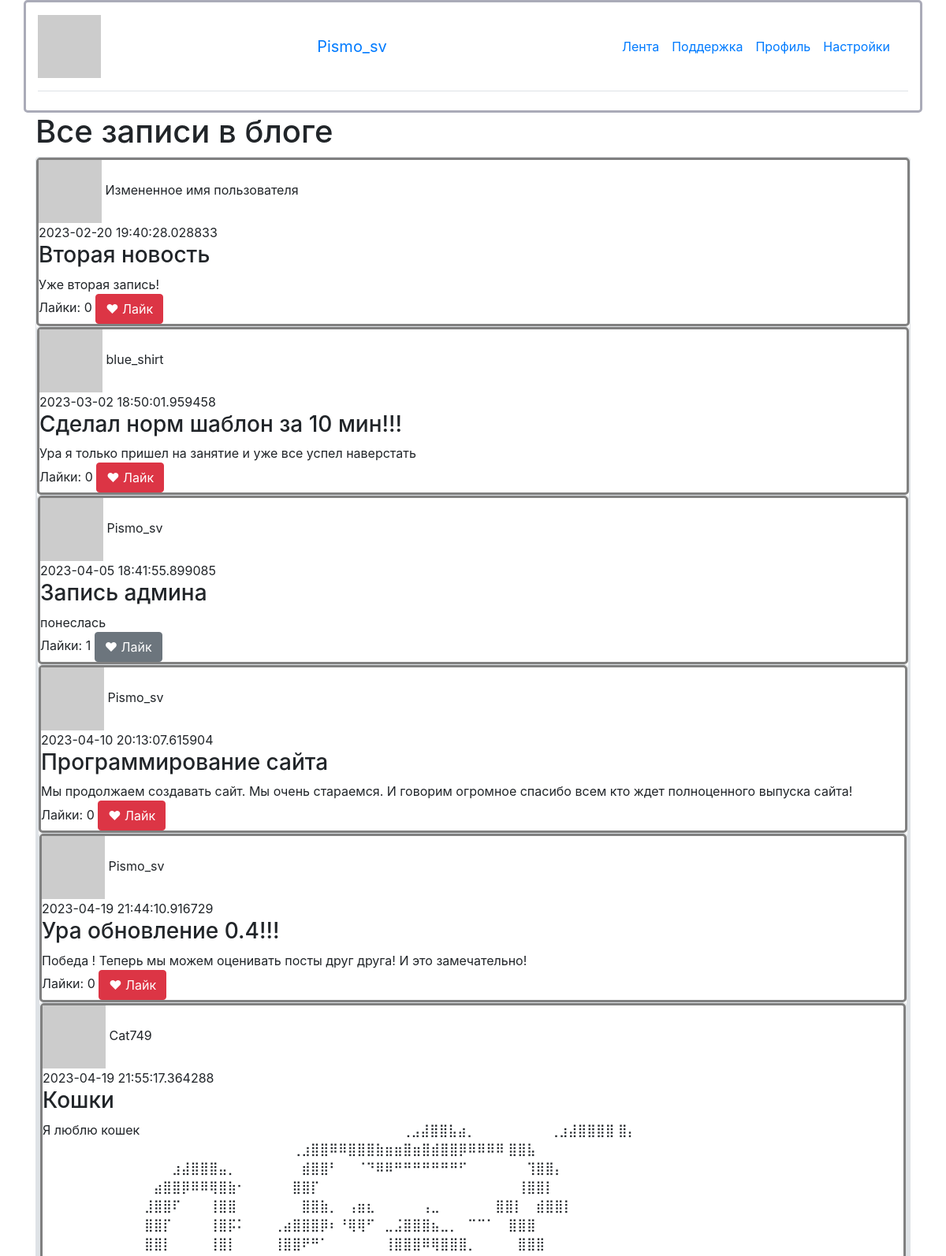
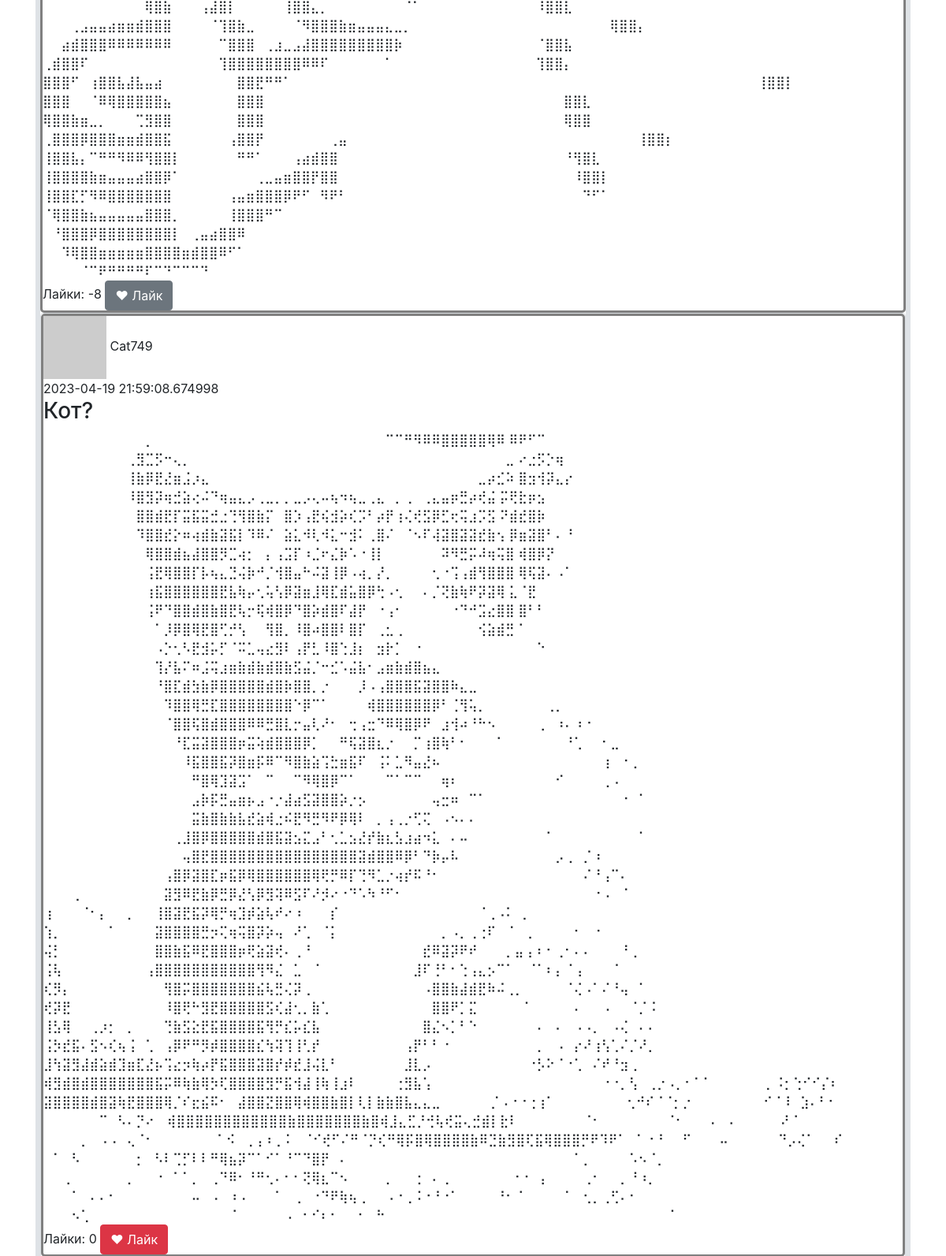
Page / (signed in, upper part) on the committed database (2 pictures, top to bottom).
### data/users.py (models this page shows, shortened)
class User(SqlAlchemyBase, UserMixin):
    __tablename__ = 'users'
    id = sqlalchemy.Column(sqlalchemy.Integer,
                           primary_key=True, autoincrement=True)
    name = sqlalchemy.Column(sqlalchemy.String, nullable=True)
    about = sqlalchemy.Column(sqlalchemy.String, nullable=True)
    email = sqlalchemy.Column(sqlalchemy.String,
                              index=True, unique=True, nullable=True)
    hashed_password = sqlalchemy.Column(sqlalchemy.String, nullable=True)
    created_date = sqlalchemy.Column(sqlalchemy.DateTime,
                                     default=datetime.datetime.now)
    news = orm.relationship("News", back_populates='user')
    def avatar(self, size):
        digest = md5(self.email.lower().encode('utf-8')).hexdigest()
        return 'https://www.gravatar.com/avatar/{}?d=identicon&s={}'.format(
            digest, size)

### data/news.py (models this page shows)
class News(SqlAlchemyBase):
    __tablename__ = 'news'
    id = sqlalchemy.Column(sqlalchemy.Integer,
                           primary_key=True, autoincrement=True)
    title = sqlalchemy.Column(sqlalchemy.String, nullable=True)
    content = sqlalchemy.Column(sqlalchemy.String, nullable=True)
    created_date = sqlalchemy.Column(sqlalchemy.DateTime,
                                     default=datetime.datetime.now)
    is_private = sqlalchemy.Column(sqlalchemy.Boolean, default=True)
    user_id = sqlalchemy.Column(sqlalchemy.Integer,
                                sqlalchemy.ForeignKey("users.id"))
    likes = sqlalchemy.Column(sqlalchemy.Integer, default=0)
    liked_users = sqlalchemy.Column(sqlalchemy.String)
    user = orm.relationship('User')

### main.py (the view)
@app.route("/")
def index():
    db_sess = db_session.create_session()
    if current_user.is_authenticated:
        news = db_sess.query(News).filter(
            (News.user == current_user) | (News.is_private != True))
    else:
        news = db_sess.query(News).filter(News.is_private != True)
    return render_template("index.html", news=news)

### data/db_session.py (called while the page is built)
def create_session() -> Session:
    global __factory
    return __factory()

### main.py (called while the page is built)
@login_manager.user_loader
def load_user(user_id):
    db_sess = db_session.create_session()
    return db_sess.query(User).get(user_id)

### templates/index.html (shortened to what this page needs)
{% extends "base.html" %}
{% block content %}
<h1>Все записи в блоге</h1>
{% for item in news%}
<div class="col-md6 border rounded" >
    <div>
        <img src="{{item.user.avatar(40)}}">
        <span>{{item.user.name}}<span/><br>
        <span>{{item.created_date}}<span/>
        <h3 id="{{item.id}}">{{item.title}}</h3>
        {{item.content}}
        <br>
        <span >Лайки: {{item.likes}}<span/>
        {% if current_user.is_authenticated %}
            {% if not item.liked_users %}
                <a href="{{ url_for('like', news_id=item.id) }}", class="btn btn-danger">
                ❤ Лайк
                </a>
            {% elif current_user.name not in item.liked_users%}
                <a href="{{ url_for('like', news_id=item.id) }}" class="btn btn-danger">
                ❤ Лайк
                </a>
            {% elif current_user.name in item.liked_users %}
                <a href="{{ url_for('dislike', news_id=item.id) }}" class="btn btn-secondary">
                ❤ Лайк
                </a>
            {% endif %}
        {% endif %}
</div>
{% endfor %}
{% endblock %}

### templates/base.html (shortened to what this page needs)
<!doctype html>
<html lang="en">
<head>
    <link rel="stylesheet"
          href="https://stackpath.bootstrapcdn.com/bootstrap/4.4.1/css/bootstrap.min.css"
>
</head>
<body>
<header>
    <div class="container" style="background-color: white; border:#aaabb8 solid; ">
        <header class="d-flex flex-wrap align-items-center justify-content-center justify-content-md-between py-3 mb-4 border-bottom">
            {% if current_user.is_authenticated %}
            <img src="{{current_user.avatar(80)}}">
            <a class="navbar-brand" href="/logout">{{ current_user.name }}</a>
            {% endif %}
            <ul class="nav col-12 col-md-auto mb-2 justify-content-center mb-md-0">
                <li><a href="/" class="nav-link px-2 link-secondary">Лента</a></li>
                <li><a href="#" class="nav-link px-2">Поддержка</a></li>
                <li><a href="/profile" class="nav-link px-2">Профиль</a></li>
                <li><a href="#" class="nav-link px-2" style="">Настройки</a></li>
        </header>
    </div>
</header>
<main role="main" class="container">
    {% block content %}{% endblock %}
</main>
</body>
</html>

### templates/base.html (style rules this page uses)
body { background: url(https://img.freepik.com/free-photo/white-concrete-wall_53876-92803.jpg?w=1380&t=st=1681221851~exp=1681222451~hmac=b56127937686b29879128f878f829b32c23de93e679daa4056adbcf6740c8b92); background-color: #AAABB8 background-repeat: repeat-x; background-repeat: repeat-y; background-size: 100%; }

### templates/index.html (style rules this page uses)
div { background: white; border: solid gray; border-radius: 5px; }

### rows in the picture
User: name "Pismo_sv"
News: user.name "Измененное имя пользователя", created_date "2023-02-20 19:40:28.028833", title "Вторая новость", content "Уже вторая запись!", likes "0"
News: user.name "blue_shirt", created_date "2023-03-02 18:50:01.959458", title "Сделал норм шаблон за 10 мин!!!", content "Ура я только пришел на занятие и уже все успел наверстать", likes "0"
News: user.name "Pismo_sv", created_date "2023-04-05 18:41:55.899085", title "Запись админа", content "понеслась", likes "1"
News: user.name "Pismo_sv", created_date "2023-04-10 20:13:07.615904", title "Программирование сайта", content "Мы продолжаем создавать сайт. Мы очень стараемся. И говорим огромное спасибо всем кто ждет полноценного выпуска сайта!", likes "0"
News: user.name "Pismo_sv", created_date "2023-04-19 21:44:10.916729", title "Ура обновление 0.4!!!", content "Победа ! Теперь мы можем оценивать посты друг друга! И это замечательно!", likes "0"
News: user.name "Cat749", created_date "2023-04-19 21:55:17.364288", title "Кошки", content "Я люблю кошек ⠀⠀⠀⠀⠀⠀⠀⠀⠀⠀⠀⠀⠀⠀⠀⠀⠀⠀⠀⠀⠀⠀⠀⠀⠀⠀⠀⠀⢀⣠⣼⣿⣿⣧⣴⡀⠀⠀⠀⠀⠀⠀⠀⠀⢀⣰⣼⣿⣿⣿⣿ ⣿⡄⠀⠀⠀⠀⠀⠀⠀ ⠀⠀⠀⠀⠀⠀⠀⠀⠀⠀⠀⠀⠀⠀⠀⠀⠀⠀⠀⠀⠀⠀⠀⠀⠀⠀⠀⢀⣰⣿⣿⠿⠿⣿⣿⣿⣷⣶⣶⣿⣶⣿⣾⣿⣿⡿⠿⠿⠿⠿ ⣿⣿⣧⠀⠀⠀⠀⠀⠀ ⠀⠀⠀⠀⠀⠀⠀⠀⠀⠀⠀⠀⠀⠀⣰⣼⣿⣿⣿⣤⡀⠀⠀⠀⠀⠀⠀⠀⣾⣿⣿⠃⠀⠀⠈⠙⠿⠿⠛⠛⠛⠛⠛⠛⠛⠋⠀⠀⠀⠀⠀⠀ ⢹⣿⣿⡄⠀⠀⠀⠀ ⠀⠀⠀⠀⠀⠀⠀⠀⠀⠀⠀⠀⣴⣿⣿⡿⠿⠿⢿⣿⣷⠂⠀⠀⠀⠀⠀⣿⣿⡏⠀⠀⠀⠀⠀⠀⠀⠀⠀⠀⠀⠀⠀⠀⠀⠀⠀⠀⠀⠀⠀ ⢸⣿⣿⡇⠀⠀⠀⠀ ⠀⠀⠀⠀⠀⠀⠀⠀⠀⠀⠀⣸⣿⣿⠏⠀⠀⠀⢸⣿⣿⠀⠀⠀⠀⠀⠀⠀⣿⣿⣷⡀⠀⢠⣶⣆⠀⠀⠀⠀⠀⢠⣀⠀⠀⠀⠀⠀⠀⣿⣿⡇⠀ ⣾⣿⣿⡇⠀⠀⠀⠀ ⠀⠀⠀⠀⠀⠀⠀⠀⠀⠀⠀⣿⣿⡏⠀⠀⠀⠀⢸⣿⡯⠅⠀⠀⠀⢀⣴⣿⣿⣿⡿⠆⠘⢿⢿⠋⠀⣀⣨⣿⣿⣿⣦⣀⡀⠀⠉⠉⠁⠀ ⣿⣿⣿⠀⠀⠀⠀⠀⠀ ⠀⠀⠀⠀⠀⠀⠀⠀⠀⠀⠀⣿⣿⡇⠀⠀⠀⠀⢸⣿⡇⠀⠀⠀⠀⢸⣿⣿⠟⠛⠁⠀⠀⠀⠀⠀⠀⢸⣿⣿⣿⠿⢿⣿⣿⣿⡀⠀⠀⠀⠀ ⣿⣿⣿⠀⠀⠀⠀⠀⠀ ⠀⠀⠀⠀⠀⠀⠀⠀⠀⠀⠀⢿⣿⣷⠀⠀⠀⢠⣼⣿⡇⠀⠀⠀⠀⠀⢸⣿⣿⣄⡀⠀⠀⠀⠀⠀⠀⠀⠀⠈⠁⠀⠀⠀⠀⠀⠀⠀⠀⠀⠀⠀⠀ ⠸⣿⣿⣇⠀⠀⠀⠀ ⠀⠀⠀⢀⣠⣤⣤⣴⣶⣶⣾⣿⣿⣿⠀⠀⠀⠀⠈⢹⣿⣷⣀⠀⠀⠀⠀⠈⠻⣿⣿⣿⣷⣶⣤⣤⣤⣄⣀⡀⠀⠀⠀⠀⠀⠀⠀⠀⠀⠀⠀⠀⠀⠀⠀⠀⠀⠀⠀⠀ ⠀⢿⣿⣿⡄⠀⠀⠀ ⠀⠀⣴⣾⣿⣿⣿⠿⠿⠿⠿⠿⠿⠿⠀⠀⠀⠀⠀⠉⣿⣿⣿⠀⢀⣰⣀⣠⣼⣿⣿⣿⣿⣿⣿⣿⣿⣿⡷⠀⠀⠀⠀⠀⠀⠀⠀⠀⠀⠀⠀⠀ ⠀⠈⣿⣿⣧⠀⠀⠀ ⢀⣾⣿⣿⠏⠀⠀⠀⠀⠀⠀⠀⠀⠀⠀⠀⠀⠀⠀⢹⣿⣿⣿⣿⣿⣿⣿⣿⠿⠿⠏⠀⠀⠀⠀⠀⠀⠁⠀⠀⠀⠀⠀⠀⠀⠀⠀⠀⠀⠀⠀…", likes "-8"
News: user.name "Cat749", created_date "2023-04-19 21:59:08.674998", title "Кот?", content "⠀⠀⠀⠀⠀⠀⠀⠀⠀⠀⠀⡀⠀⠀⠀⠀⠀⠀⠀⠀⠀⠀⠀⠀⠀⠀⠀⠀⠀⠀⠀⠀⠀⠀⠀⠀⠀⠉⠉⠛⠻⠿⠿⣿⣿⣿⣿⣿⢿⠿ ⠿⠟⠋⠉⠀⠀⠀⠀⠀⠀⠀⠀⠀⠀⠀ ⠀⠀⠀⠀⠀⠀⠀⠀⠀⢀⣻⣉⡫⠒⢄⡀⠀⠀⠀⠀⠀⠀⠀⠀⠀⠀⠀⠀⠀⠀⠀⠀⠀⠀⠀⠀⠀⠀⠀⠀⠀⠀⠀⠀⠀⠀⠀⠀⠀⠀⣀ ⠔⣐⡫⡑⢶⠀⠀⠀⠀⠀⠀⠀⠀⠀ ⠀⠀⠀⠀⠀⠀⠀⠀⠀⢸⣷⡿⣟⣜⣶⣨⡰⣄⠀⠀⠀⠀⠀⠀⠀⠀⠀⠀⠀⠀⠀⠀⠀⠀⠀⠀⠀⠀⠀⠀⠀⠀⠀⠀⠀⠀⠀⣀⡴⣊⠵ ⣿⣲⢺⡽⣄⡔⠀⠀⠀⠀⠀⠀⠀⠀ ⠀⠀⠀⠀⠀⠀⠀⠀⠀⠸⣿⣻⡽⢶⣚⣵⢔⠬⠙⢶⣤⣄⡠⢀⣀⡀⡀⣀⡠⢄⠤⢦⠲⢦⣀⢀⣄⠀⡀⢀⠀⢀⣄⣤⡶⣛⡴⢞⣬ ⡭⢟⣗⡶⣢⠀⠀⠀⠀⠀⠀⠀⠀⠀ ⠀⠀⠀⠀⠀⠀⠀⠀⠀⠀⣿⣿⣾⣟⡏⣭⣯⣭⣚⣐⢙⢻⣿⣷⡍⠀⣿⡱⢠⣟⢮⣺⡵⢎⡩⠃⡴⡟⢰⢌⢞⣫⡿⣋⢖⢭⣰⡩⣫ ⠝⣾⣞⣿⡷⠀⠀⠀⠀⠀⠀⠀⠀⠀ ⠀⠀⠀⠀⠀⠀⠀⠀⠀⠀⠹⣿⣿⣞⡕⠶⢴⣾⣷⣽⣯⡇⠹⠿⠌⠀⣵⣅⠺⢇⠺⣅⠒⣺⠅⢀⣿⠌⠀⠈⠢⠏⢼⣽⣿⣽⣽⣞⣷⢢ ⡿⣶⣽⣿⠃⠄⠘⠀⠀⠀⠀⠀⠀⠀ ⠀⠀⠀⠀⠀⠀⠀⠀⠀⠀⠀⢿⣿⣿⣾⣦⣼⣿⣿⡻⣉⢴⡂⠀⡄⢠⣩⡏⠰⣈⠖⣌⡷⠡⠐⢸⡇⠀⠀⠀⠀⠀⠀⠽⠻⣛⡭⠼⢶⢭⣿ ⢾⣿⡿⡝⠀⠀⠀⠀⠀⠀⠀⠀⠀⠀⠀ ⠀⠀⠀⠀⠀⠀⠀⠀⠀⠀⠀⢨⣟⢿⣿⣿⡏⡧⢦⣄⣙⢬⡷⠚⡈⢺⣿⣤⠓⠬⣽⢸⡿⠠⢴⡀⡜⡀⠀⠀⠀⠀⢂⠐⢩⢠⣾⢻⣿⣿⣿ ⢿⢯⣽⠄⠠⠁⠀⠀⠀⠀⠀⠀⠀⠀ ⠀⠀⠀⠀⠀⠀⠀⠀⠀⠀⠀⢰⣯⣿⣿⣿⣿⣿⣿⣟⣧⢷⡤⢂⢥⢣⡿⣽⣶⣸⢿⣏⣾⣥⣿⡿⢓⠠⢂⠀⠀⠄⡈⢝⣷⢷⠟⡽⣽⢿ ⣅⠈⣟⠀⠀⠀⠀⠀⠀⠀⠀⠀⠀⠀⠀ ⠀⠀⠀⠀⠀⠀⠀⠀⠀⠀⠀⢨⠟⠙⣿⣿⣾⣿⣷⣿⣟⢧⡒⢯⢾⣿⡿⠙⣿⡵⣾⣿⠏⣼⡟⠀⠐⢠⠂⠀⠀⠀⠀⠀⠐⠙⠚⣩⣔⣿⣿ ⣿⠃⠃⠀⠀⠀⠀⠀⠀⠀⠀⠀⠀⠀⠀…", likes "0"
